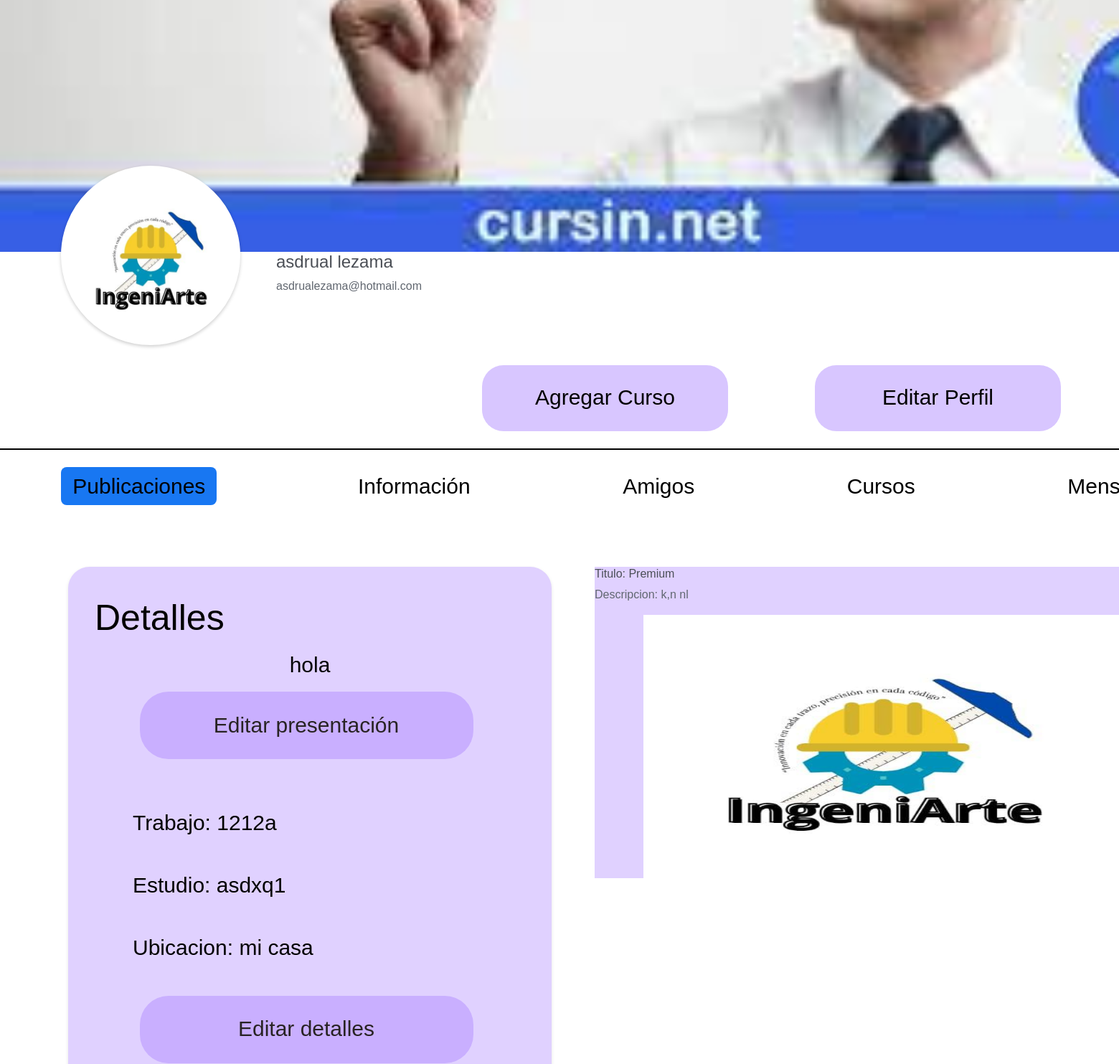
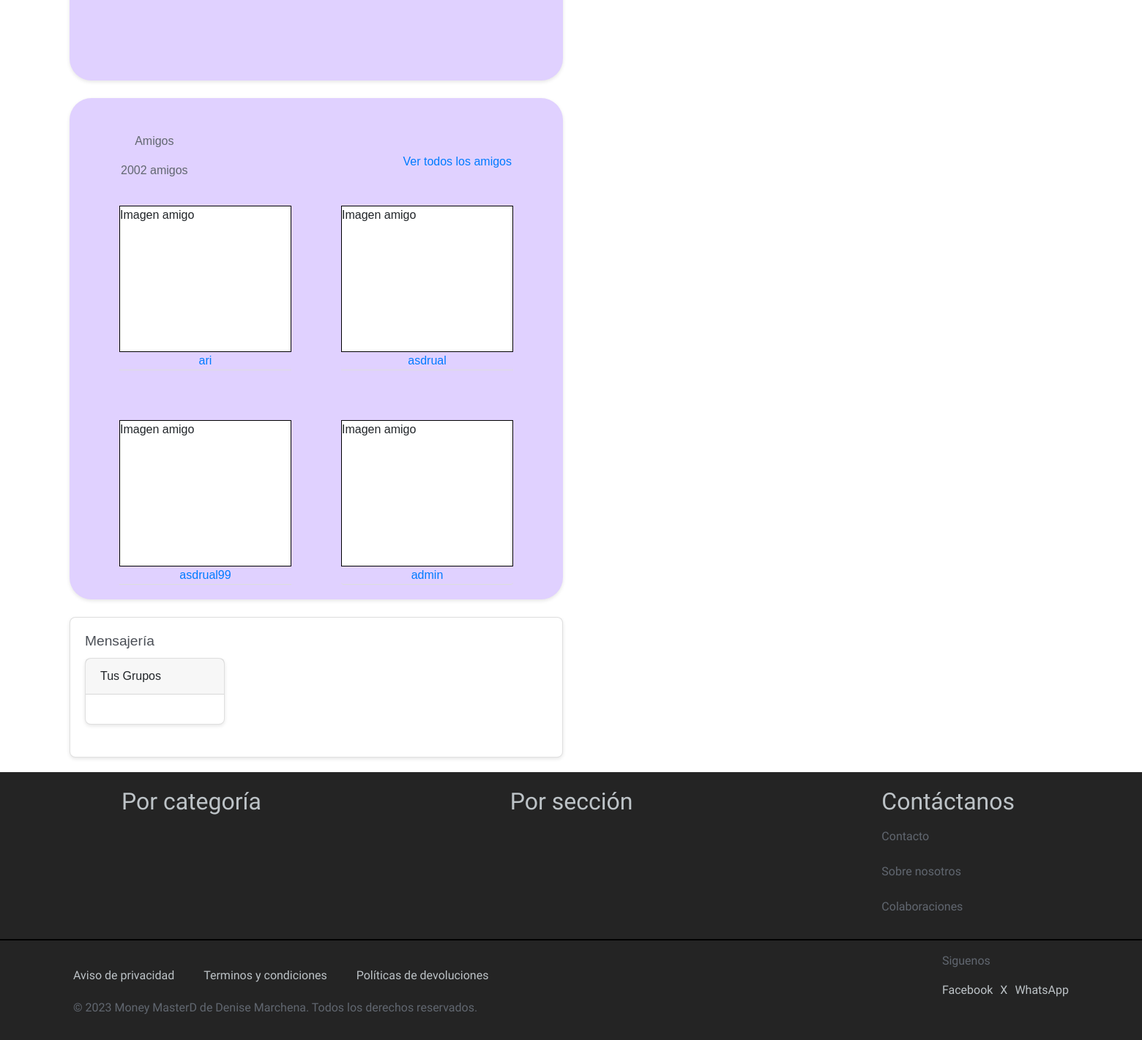
Page /perfil/ (signed in, lower part) on the earlier database version (2 pictures, top to bottom).
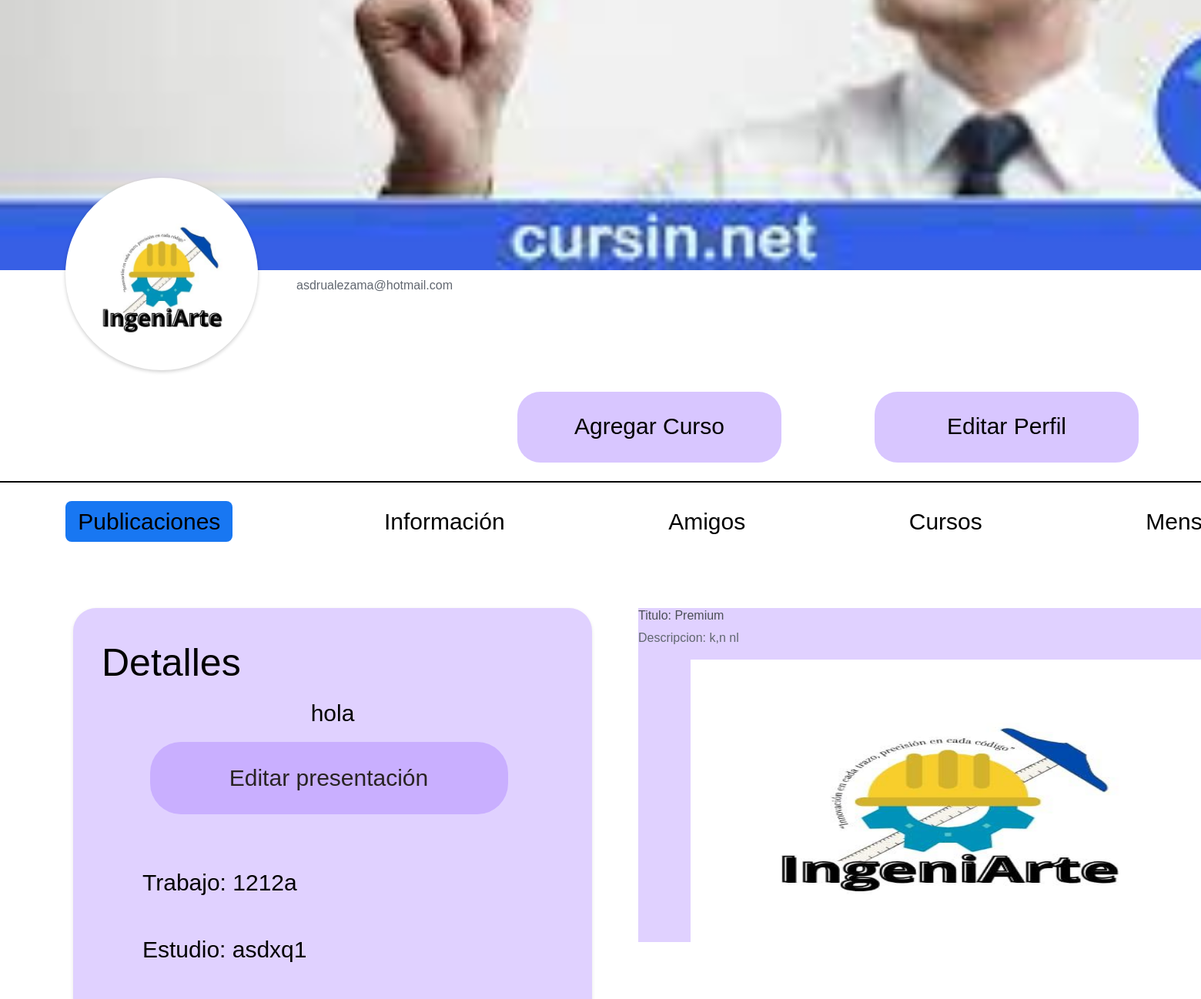
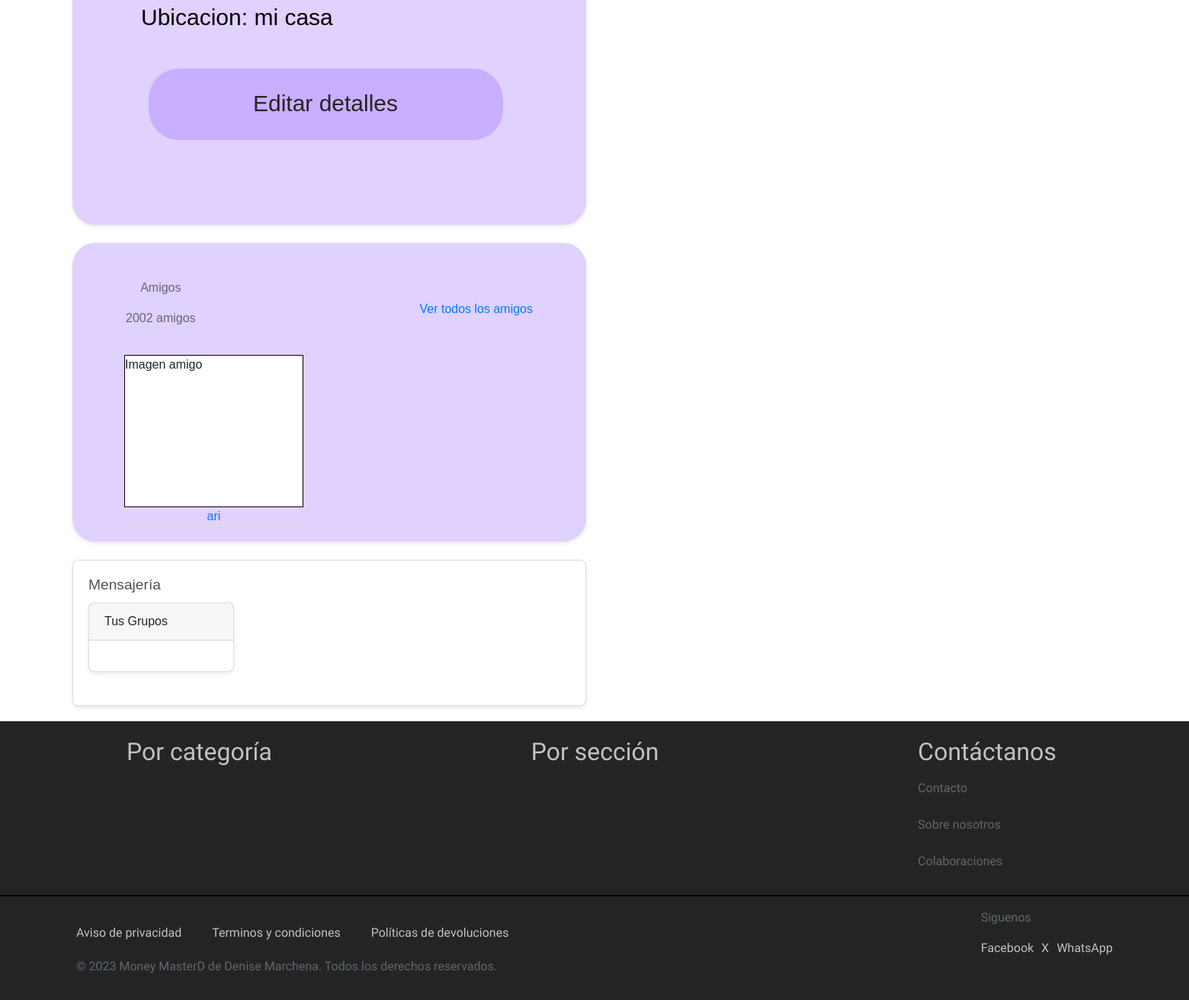
Same page on the later database version (2 pictures, top to bottom).
### Money/models.py (models this page shows, shortened)
class PerfilUsuario(models.Model):
    usuario = models.OneToOneField(User, on_delete=models.CASCADE)
    foto_perfil = models.ImageField(upload_to='fotos_perfil_usuarios/', null=True, blank=True)
    foto_portada = models.ImageField(upload_to='fotos_portada_usuarios/', null=True, blank=True)
    biografia = models.TextField(max_length=500, null=True, blank=True)
    rol_trabajo = models.IntegerField(null=True, blank=True)
    nivel_educativo = models.CharField(
        max_length=100,
        choices=[('principiante', 'Principiante'), ('intermedio', 'Intermedio'), ('avanzado', 'Avanzado')],
        default='principiante'
    )
    fecha_inicio_suscripcion = models.DateField(null=True, blank=True)
    fecha_fin_suscripcion = models.DateField(null=True, blank=True)
    enlace_facebook = models.URLField(max_length=500, null=True, blank=True)
    enlace_youtube = models.URLField(max_length=500, null=True, blank=True)
    numero_seguidores = models.PositiveIntegerField(default=0)
    numero_videos_publicados = models.PositiveIntegerField(default=0)
    ubicacion = models.CharField(max_length=100, null=True, blank=True)
    fecha_nacimiento = models.DateField(null=True, blank=True)
    genero = models.CharField(
        max_length=10,
        choices=[('masculino', 'Masculino'), ('femenino', 'Femenino'), ('otro', 'Otro')],
        null=True, blank=True
    )
    lista_amigos_visible = models.BooleanField(default=True)
    codigo_pais = models.CharField(max_length=10, null=True, blank=True)
    numero_telefono = models.CharField(max_length=15, null=True, blank=True)

class DetallePerfilUsuario(models.Model):
    perfil = models.OneToOneField(PerfilUsuario, on_delete=models.CASCADE, related_name='detalle')
    trabajos = models.TextField(null=True, blank=True)  # Puedes considerar usar un modelo separado para trabajos si necesitas más detalles
    estudios = models.TextField(null=True, blank=True)  # Lo mismo para estudios
    ubicacion = models.CharField(max_length=100, null=True, blank=True)
    enlace_facebook = models.URLField(max_length=500, null=True, blank=True)
    enlace_instagram = models.URLField(max_length=500, null=True, blank=True)
    enlace_youtube = models.URLField(max_length=500, null=True, blank=True)
    enlace_otras = models.URLField(max_length=500, null=True, blank=True)  # Puedes considerar usar un modelo separado para múltiples enlaces

class Amistad(models.Model):
    usuario1 = models.ForeignKey(User, on_delete=models.CASCADE, related_name='amistades_iniciadas')
    usuario2 = models.ForeignKey(User, on_delete=models.CASCADE, related_name='amistades_recibidas')
    fecha_amistad = models.DateTimeField(auto_now_add=True)
    es_aceptada = models.BooleanField(default=False)  # Para manejar solicitudes de amistad pendientes

class Publicacion(models.Model):
    titulo = models.CharField(max_length=200)
    descripcion = models.TextField()
    tipo_publicacion = models.CharField(max_length=100, choices=[('ARTICULO', 'Artículo'), ('VIDEO', 'Video'), ('PODCAST', 'Podcast')], default='ARTICULO')
    miniatura = models.ImageField(upload_to='miniaturas/', null=True, blank=True)  # Imagen de vista previa
    contenidos = models.ManyToManyField(Contenido)
    suscripcion_requerida = models.ForeignKey(TipoSuscripcion, null=True, blank=True, on_delete=models.SET_NULL)
    fecha_publicacion = models.DateTimeField(auto_now_add=True)
    usuario = models.ForeignKey(User, on_delete=models.CASCADE)
    visibilidad = models.CharField(max_length=20, choices=[('Publico', 'Público'), ('Privado', 'Privado'), ('SoloAmigos', 'Solo Amigos'), ('Suscriptores', 'Solo Suscriptores')], default='Publico')
    estado = models.CharField(max_length=15, choices=[('Borrador', 'Borrador'), ('Publicado', 'Publicado'), ('Archivado', 'Archivado')])
    categorias = models.ManyToManyField(Categoria)
    etiquetas = models.ManyToManyField(Etiqueta)
    likes = models.ManyToManyField(User, related_name="likes")
    dislikes = models.ManyToManyField(User, related_name="dislikes")
    receptor = models.ForeignKey(User, on_delete=models.SET_NULL, null=True, blank=True, related_name='publicaciones_recibidas')

### Money/views.py (the view)
# urls.py: path('perfil/', views.perfil, name='perfil'),
@login_required
def perfil(request):
    usuario = request.user
    amigos = Amistad.objects.filter(usuario1=usuario)
    perfil_usuario = get_object_or_404(PerfilUsuario, usuario=request.user)
    detalle_perfil = DetallePerfilUsuario.objects.get(perfil=perfil_usuario)  # Cambio aquí
    publicaciones = Publicacion.objects.filter(usuario=perfil_usuario.usuario).order_by('-fecha_publicacion')[:5]  # Cambio aquí
    suscripciones_usuario = Suscripcion.objects.filter(suscriptor=request.user)
    suscripciones_creadas = TipoSuscripcion.objects.filter(creador=request.user)
    grupos_usuario = UsuarioGrupo.objects.filter(usuario=request.user)
    usuario = request.user
    amigos = Amistad.objects.filter(Q(usuario1=usuario) | Q(usuario2=usuario))
    grupos = GrupoChat.objects.filter(usuariogrupo__usuario=request.user)
    primer_grupo = grupos.first()
    mensajes = MensajePrivado.objects.filter(grupo=primer_grupo)
    mensajes_amigos= MensajePrivado.objects.all()
    tipos_mensaje = TipoMensaje.objects.all()
    context = {
        'perfil_usuario': perfil_usuario,  # Cambio aquí
        'detalle_perfil': detalle_perfil,
        'publicaciones': publicaciones,
        'amigos': amigos,
        'suscripciones_usuario': suscripciones_usuario,
        'suscripciones_creadas': suscripciones_creadas,
        'grupos_usuario': grupos_usuario,
        'mensajes_amigos': mensajes_amigos,
        'grupos': grupos,
        'amigos': amigos,
        'mensajes': mensajes,
        'tipos_mensaje': tipos_mensaje,
    }
    return render(request, 'perfil/usuario.html', context)

### Money/templates/perfil/usuario.html (shortened to what this page needs)
{% extends "contenido/base.html" %}
{% load static %}
{% block extra_head %}
<link rel="stylesheet" type="text/css" href="{% static 'css/perfiles.css' %}">
{% endblock %}
{% block content %}
<img src="{{ perfil_usuario.foto_portada.url }}" alt="Foto de portada"style="width:1728px;">
<div class="row">
    <div style="margin-inline-end: 150px;">
        <img src="{{ perfil_usuario.foto_perfil.url }}" alt="Foto de perfil" class="img-thumbnail" style="inset-inline-start:100px;inset-block-start: -120px;max-width:250px;">
    </div>
    <div>
        <h2>{{ perfil_usuario.usuario.first_name }} {{ perfil_usuario.usuario.last_name }} </h2>
        <p>{{ perfil_usuario.usuario.email }}</p>
    </div>
    <div style="display:flex;flex-grow: 2;align-items:flex-end;margin-inline-end: 96px; gap:121px; justify-content:flex-end;">
        <button style="border:none; border-radius: 30px;width: 343px; height: 92px;font-size:30px;line-height: 40.85px; background-color:#d8c6ff;">Agregar Curso</button>
        <button style="border:none; border-radius: 30px;width: 343px; height: 92px;font-size:30px;line-height: 40.85px; background-color:#d8c6ff;">Editar Perfil</button>
    </div>
</div>
<hr style="border: 1px solid black; width: 1700px; margin-block: 24px;">
<div class="row mt-2" style="width: 1728px; margin:0 !important;">
    <div class="col-12" style="padding: 0;">
        <ul class="nav nav-pills" style="justify-content: space-around;font-size:30px; line-height:37.5px;">
            <li class="nav-item">
                <a class="nav-link active" href="#">Publicaciones</a>
            </li>
            <li class="nav-item">
                <a class="nav-link" href="#">Información</a>
            </li>
            <li class="nav-item">
                <a class="nav-link" href="#">Amigos</a>
            </li>
            <li class="nav-item">
                <a class="nav-link" href="#">Cursos</a>
            </li>
            <li class="nav-item">
                <a class="nav-link" href="#">Mensajes</a>
            </li>
        </ul>
    </div>
</div>
<div style="display:flex; flex-direction: row; margin-block-start: 86px; gap: 60px; margin-inline: 95px;">
    <div>
        <div class="card mb-4" style="background-color:#e0d1ff; width:674px;border-radius:30px;border:none;">
            <h5 class="card-title" style="margin-inline-start:37px; margin-block-start:37px;font-size:50px; line-height:68.09px;color:black;">Detalles</h5>
            <div style="display:flex;align-items:center; justify-content:center;flex-direction:column;">
                <p class="card-text" style="font-size:30px; line-height:40.85px;color:black;">{{ perfil_usuario.biografia }}</p>
                <button class="btn btn-outline-primary" style="background-color:#c9afff; width:465px; height:94px; font-size:30px; line-height:40.85px;color:#282323;border:none; border-radius:40px;">Editar presentación</button>
            </div>
            <div class="card-body" style="margin-block-start:49px;font-size:30px; line-height: 40.85px;display:flex; flex-direction: column; gap:30px;">
                <p style="color: black !important;margin-inline-start: 70px;">Trabajo: {{ perfil_usuario.detalle.trabajos }}</p>
                <p style="color: black !important;margin-inline-start: 70px;">Estudio: {{ perfil_usuario.detalle.estudios }}</p>
                <p style="color: black !important;margin-inline-start: 70px;">Ubicacion: {{ perfil_usuario.detalle.ubicacion }}</p>
                <div style="display:flex;align-items:center; justify-content:center; margin-block-end:91px;">
                    <button class="btn btn-outline-primary" style="background-color:#c9afff; width:465px; height:94px; font-size:30px; line-height:40.85px;color:#282323;border:none; border-radius:40px;">Editar detalles</button>
                </div>
            </div>
        </div>
        <div class="card" style="background-color:#e0d1ff; width:674px; border-radius:30px;border:none;">
            <div style="display:flex; flex-direction:row; align-items:center; justify-content:space-between;margin-inline: 70px;margin-block-start: 47px;">
                <div style="display:flex; flex-direction:column; align-items:center; justify-content:space-between;">
                    <p>Amigos</p>
                    <p>2002 amigos</p>
                </div>
                <a href="# style="">Ver todos los amigos</a>
            </div>
            <div class="card-body" style="padding-inline: 68px; display: flex; flex-direction:row; flex-wrap: wrap; gap: 68px;">
                <ul class="list-group" style="display: flex; flex-direction:row; flex-wrap: wrap; gap: 68px;">
                    {% for amigo in amigos %}
                    <li class="list-group-item"  style="width:235px;display:flex; align-items:center;flex-direction:column;padding:0 !important; background-color:#e0d1ff;">
                        <div style="background-color:white; width:235px; height: 200px; border:1px solid black;">
                            Imagen amigo
                        </div>
                        <a href="#" class="chat-link" data-toggle="modal" data-target="#amigoModal{{ amigo.id }}" style="">
                            {% if amigo.usuario1 == request.user %}
                                {{ amigo.usuario2.username }}
                            {% else %}
                                {{ amigo.usuario1.username }}
                            {% endif %}
                        </a>
                    </li>
                {% endfor %}
                </ul>
            </div>
        </div>
        <div class="card mt-4">
            <div class="card-body">
                <h5 class="card-title">Mensajería</h5>
                <div class="row">
                    <div class="col-md-4">
                        <div class="card mb-4">
                            <div class="card-header">
                                Tus Grupos
                            </div>
                            <div class="card-body">
                            </div>
                        </div>
                    </div>
                    <div class="col-md-8">
                    </div>
                </div>
            </div>
        </div>
    </div>
    <div style="width: 805px;">
        <div class="card-body" style="padding: 0;">
            {% for publicacion in publicaciones %}
                <div style="background-color:#e0d1ff;">
                    <div class="card-body" style="padding: 0;">
                        <h6 class="card-title">Titulo: {{ publicacion.titulo }}</h6>
                        <p class="card-text">Descripcion: {{ publicacion.descripcion|truncatewords:20 }}</p>
                        <img src="{{ perfil_usuario.foto_perfil.url }}" alt="Foto de perfil" style="width: 668px;height:367px;object-fit:fill; margin-inline:68px;">
                    </div>
                </div>
            {% endfor %}
        </div>
    </div>
</div>
{% endblock %}

### Money/templates/contenido/base.html (shortened to what this page needs)
{% load static %}
<!DOCTYPE html>
<html lang="es">
<head>
    <link href="https://maxcdn.bootstrapcdn.com/bootstrap/4.5.2/css/bootstrap.min.css" rel="stylesheet">
    {% block extra_head %}{% endblock %}
</head>
<body>
    <div class="container mt-5">
        {% block content %}{% endblock %}
    </div>
    <footer class="py-3 text-center" style="background-color: #242424;">
        <div class="first">
            <ul class="list-inline" style="display: flex; justify-content: space-around;">
                <li class="list-inline-item"><a href="#">Por categoría</a></li>
                <li class="list-inline-item"><a href="#">Por sección</a></li>
                <div style="text-align: start;">
                    <li class="list-inline-item"><a href="#">Contáctanos</a></li>
                    <div style="display: flex; flex-direction: column; gap: 8px;margin-block-start: 12px;">
                        <p>Contacto</p>
                        <p>Sobre nosotros</p>
                        <p>Colaboraciones</p>
                    </div>
                </div>
            </ul>
        </div>
        <hr style="border: 1px solid black;">
        <div style="text-align: start; padding-inline: 100px;">
            <div style="display: flex; justify-content: space-between; align-items: center;">
                <div style="display: flex; gap: 40px;">
                    <a href="#">Aviso de privacidad</a>
                    <a href="#">Terminos y condiciones</a>
                    <a href="#">Políticas de devoluciones</a>
                </div>
                <div style="text-align: start;">
                    <p>Siguenos</p>
                    <div style="display: flex; gap: 10px;">
                        <a href="#">Facebook</a>
                        <a href="#">X</a>
                        <a href="#">WhatsApp</a>
                    </div>
                </div>
            </div>
            <p>&copy; 2023 Money MasterD de Denise Marchena. Todos los derechos reservados.</p>
        </div>
    </footer>
</body>
</html>

### Money/templates/contenido/base.html (style rules this page uses)
body { font-family: 'Scope One', serif; background-color: #fff; display: flex; flex-direction: column; align-items: stretch; min-height: 100vh; }
.navbar-brand, .nav-link { color: #000 !important; }
.container { display: flex; flex-direction: column; flex-grow: 2; background-color: #fff; padding: 0; }
footer { background-color: #000; color: #ecf0f1; }
footer a { color: #bdc3c7; text-decoration: none; }
.first a { font-size: 32px; }

### Money/templates/perfil/usuario.html (style rules this page uses)
.container { margin-top: 0 !important; max-width: 1728px !important; }
.list-group-item { font-size: 16px; border: none; border-bottom: 1px solid #ddd; }
.nav-link.active { border-color: #0d6efd; }
.container { max-width: 1200px; margin: 0 auto; font-family: Arial, sans-serif; }
.img-thumbnail { max-width: 150px; border-radius: 50%; border: 3px solid white; position: relative; top: -75px; box-shadow: 0 2px 5px rgba(0, 0, 0, 0.2); }
p { color: #616770; }
button.btn { margin-right: 10px; border-radius: 8px; }
.nav-pills .nav-link { border-radius: 8px; color: #4b4f56; margin-right: 10px; }
.nav-pills .nav-link.active { background-color: #1877f2; color: white; }
.card { border-radius: 8px; box-shadow: 0 2px 5px rgba(0, 0, 0, 0.1); margin-bottom: 20px; }
.card-title { font-size: 1.2rem; color: #4b4f56; }
.card-text { color: #616770; }
.card-body h6 { font-size: 1rem; margin-bottom: 0.5rem; color: #4b4f56; }

Differences in the rows shown:
removed Amistad: usuario2.username "asdrual"
removed Amistad: usuario2.username "asdrual99"
removed Amistad: usuario1.username "admin"
changed through a linked row, PerfilUsuario "hola": usuario.first_name "asdrual" → (not shown); usuario.last_name "lezama" → (not shown)
